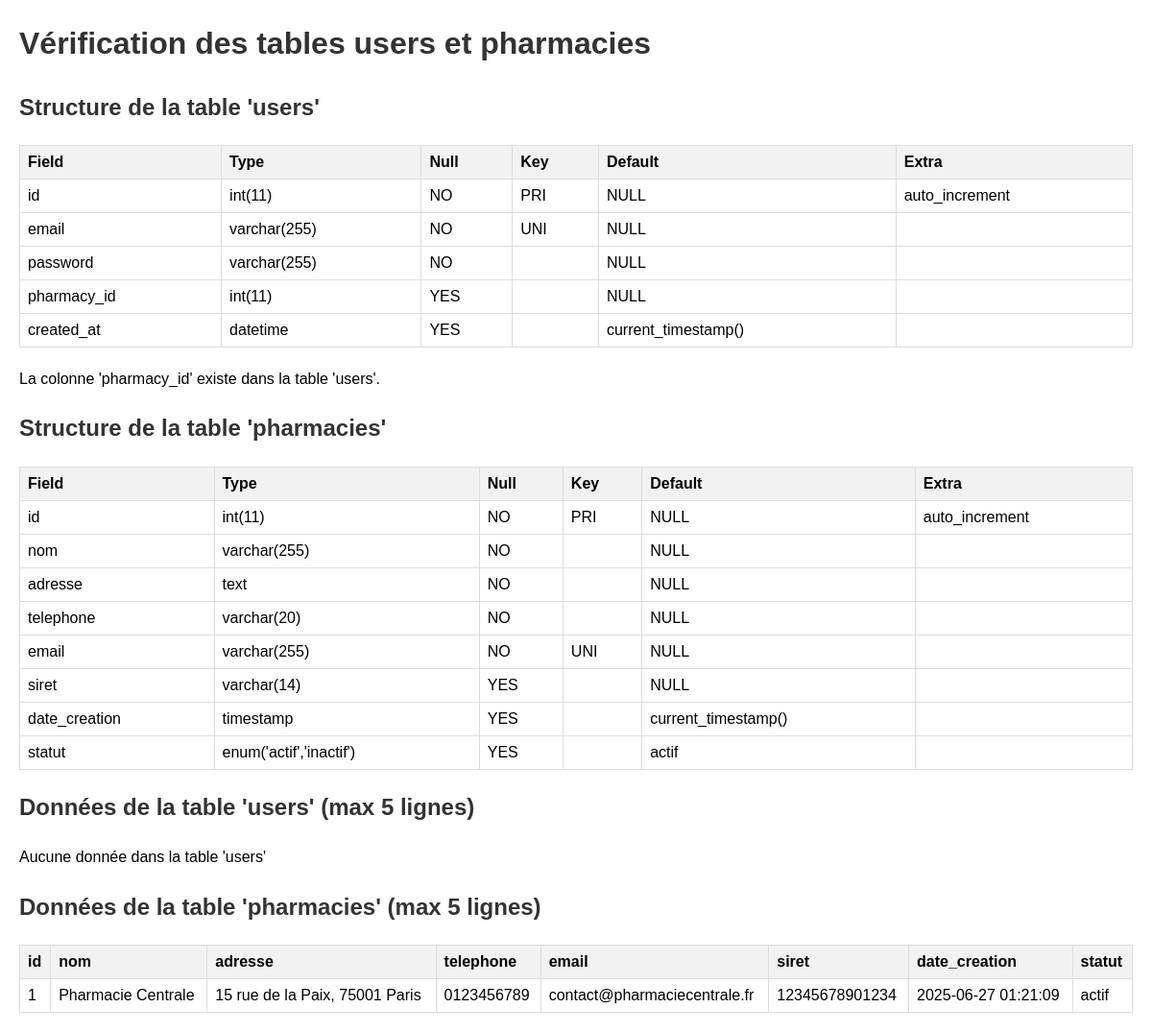
The page /check_user_pharmacy_tables.php (signed in) on the database its author committed.
### tables this page shows
CREATE TABLE pharmacies (
    id INT AUTO_INCREMENT PRIMARY KEY,
    nom VARCHAR(255) NOT NULL,
    adresse TEXT NOT NULL,
    telephone VARCHAR(20) NOT NULL,
    email VARCHAR(255) NOT NULL UNIQUE,
    siret VARCHAR(14),
    date_creation TIMESTAMP DEFAULT CURRENT_TIMESTAMP,
    statut ENUM('actif', 'inactif') DEFAULT 'actif'
);

### check_user_pharmacy_tables.php (the view, shortened to what this page needs)
<?php
try {
    $pdo = $GLOBALS['pdo'];
    echo "<h1>Vérification des tables users et pharmacies</h1>";
    $stmt = $pdo->query("DESCRIBE users");
    $userColumns = $stmt->fetchAll(PDO::FETCH_ASSOC);
    echo "<h2>Structure de la table 'users'</h2>";
    echo "<table border='1' cellpadding='5'>";
    echo "<tr><th>Field</th><th>Type</th><th>Null</th><th>Key</th><th>Default</th><th>Extra</th></tr>";
    foreach ($userColumns as $column) {
        echo "<tr>";
        foreach ($column as $key => $value) {
            echo "<td>" . htmlspecialchars($value ?? 'NULL') . "</td>";
        }
        echo "</tr>";
    }
    echo "</table>";
    $hasPharmacyIdColumn = false;
    foreach ($userColumns as $column) {
        if ($column['Field'] === 'pharmacy_id') {
            $hasPharmacyIdColumn = true;
            break;
        }
    }
    echo "<p>La colonne 'pharmacy_id' " . ($hasPharmacyIdColumn ? "existe" : "n'existe pas") . " dans la table 'users'.</p>";
    $stmt = $pdo->query("DESCRIBE pharmacies");
    $pharmacyColumns = $stmt->fetchAll(PDO::FETCH_ASSOC);
    echo "<h2>Structure de la table 'pharmacies'</h2>";
    echo "<table border='1' cellpadding='5'>";
    echo "<tr><th>Field</th><th>Type</th><th>Null</th><th>Key</th><th>Default</th><th>Extra</th></tr>";
    foreach ($pharmacyColumns as $column) {
        echo "<tr>";
        foreach ($column as $key => $value) {
            echo "<td>" . htmlspecialchars($value ?? 'NULL') . "</td>";
        }
        echo "</tr>";
    }
    echo "</table>";
    $stmt = $pdo->query("SELECT * FROM users LIMIT 5");
    $users = $stmt->fetchAll(PDO::FETCH_ASSOC);
    echo "<h2>Données de la table 'users' (max 5 lignes)</h2>";
    if (count($users) > 0) {
        echo "<table border='1' cellpadding='5'>";
        echo "<tr>";
        foreach (array_keys($users[0]) as $header) {
            echo "<th>" . htmlspecialchars($header) . "</th>";
        }
        echo "</tr>";
        foreach ($users as $user) {
            echo "<tr>";
            foreach ($user as $key => $value) {
                if ($key === 'password') {
                    echo "<td>[MASQUÉ]</td>";
                } else {
                    echo "<td>" . htmlspecialchars($value ?? 'NULL') . "</td>";
                }
            }
            echo "</tr>";
        }
        echo "</table>";
    } else {
        echo "<p>Aucune donnée dans la table 'users'</p>";
    }
    $stmt = $pdo->query("SELECT * FROM pharmacies LIMIT 5");
    $pharmacies = $stmt->fetchAll(PDO::FETCH_ASSOC);
    echo "<h2>Données de la table 'pharmacies' (max 5 lignes)</h2>";
    if (count($pharmacies) > 0) {
        echo "<table border='1' cellpadding='5'>";
        echo "<tr>";
        foreach (array_keys($pharmacies[0]) as $header) {
            echo "<th>" . htmlspecialchars($header) . "</th>";
        }
        echo "</tr>";
        foreach ($pharmacies as $pharmacy) {
            echo "<tr>";
            foreach ($pharmacy as $value) {
                echo "<td>" . htmlspecialchars($value ?? 'NULL') . "</td>";
            }
            echo "</tr>";
        }
        echo "</table>";
    } else {
        echo "<p>Aucune donnée dans la table 'pharmacies'</p>";
    }
} catch (PDOException $e) {
    echo "<h1>Erreur</h1>";
    echo "<p>Une erreur s'est produite : " . htmlspecialchars($e->getMessage()) . "</p>";
}
?>

### check_user_pharmacy_tables.php (style rules this page uses)
h1, h2 { color: #333; }
table { border-collapse: collapse; margin-bottom: 20px; width: 100%; }
th { background-color: #f2f2f2; text-align: left; }
td, th { padding: 8px; border: 1px solid #ddd; }

### rows shown on the page
pharmacies: id "1", nom "Pharmacie Centrale", adresse "15 rue de la Paix, 75001 Paris", telephone "0123456789", email "contact@pharmaciecentrale.fr", siret "12345678901234", date_creation "2025-06-27 01:21:09", statut "actif"

### other values the page prints
$value "id"
$value "int(11)"
$value "NO"
$value "PRI"
$value "NULL"
$value "auto_increment"
$value "email"
$value "varchar(255)"
$value "UNI"
$value "password"
$value "pharmacy_id"
$value "YES"
$value "created_at"
$value "datetime"
$value "current_timestamp()"
